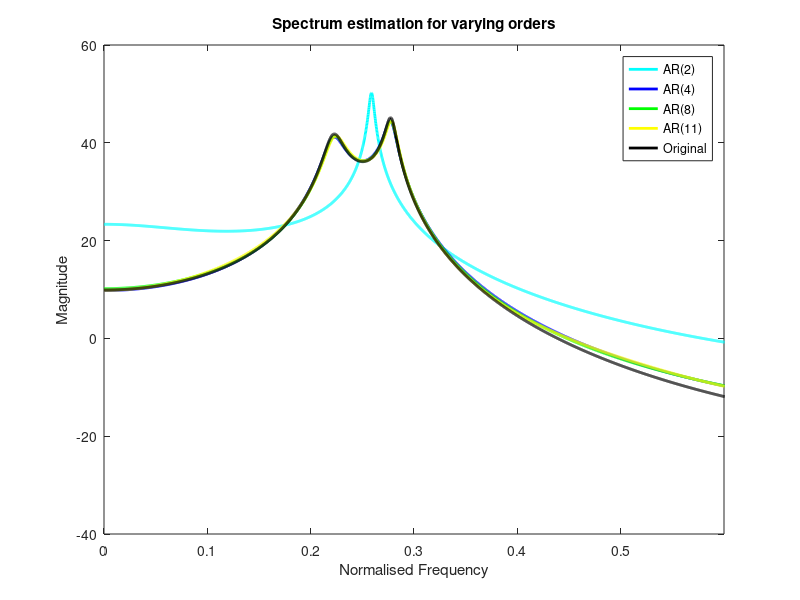

Source code (MATLAB):

N = 10000; 
n = 1:N;
sigma = 1;
x = randn(size(n));

x(1) = x(1);
x(2) = 2.76*x(1) + x(2);
x(3) = 2.76*x(2) - 3.81*x(1) + x(3);
x(4) = 2.76*x(3) - 3.81*x(2) + 2.65*x(1) + x(4);

for i = 5:N
 x(i) = 2.76*x(i-1) - 3.81*x(i-2) + 2.65*x(i-3) - 0.92*x(i-4) + x(i);
end

x = x(5001:end);

p=2:14;
h = zeros(length(p), N/2);
aOrig = [2.76 -3.81 2.65 -0.92];
hOrig = freqz(1 , [1 -aOrig], N/2);
for i=1:length(p)
    [a,e] = aryule(x,p(i));
    [h(i,:),~] = freqz(e^(1/2),a,N/2);
end

normf = linspace(0,1,length(hOrig));
figure
plot(normf,pow2db(abs(h(2,:)').^2),'c', 'linewidth',2)
hold on
plot(normf,pow2db(abs(h(4,:)').^2),'b', 'linewidth',2)
hold on
plot(normf,pow2db(abs(h(8,:)').^2),'g', 'linewidth',2)
hold on
plot(normf,pow2db(abs(h(11,:)').^2),'y', 'linewidth',2)
hold on
plot(normf,pow2db(abs(hOrig).^2), 'k', 'linewidth',2) 
xlim([0 0.6])
xlabel('Normalised Frequency')
ylabel('Magnitude')

legend('AR(2)','AR(4)','AR(8)','AR(11)','Original')
title('Spectrum estimation for varying orders')
